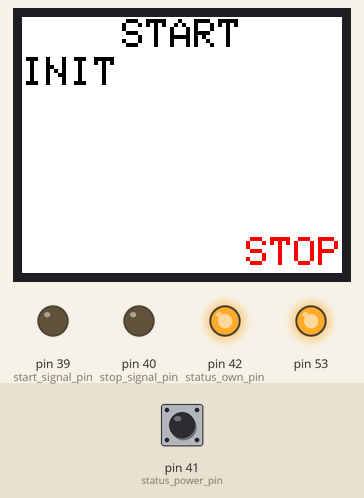
Bench run of a sketch on a simulated Arduino Mega 2560, built with avr-gcc and run on an emulated ATmega2560. Shown: 160×128 colour display, output pins drawn as LEDs (lit = HIGH). Inputs (shaded band) come from the test bench; at power-on: pin 41 (status_power_pin) HIGH. Pins used as bus, display or sensor lines are not drawn.

Above: at 0.1 s.
At 2.3 s:
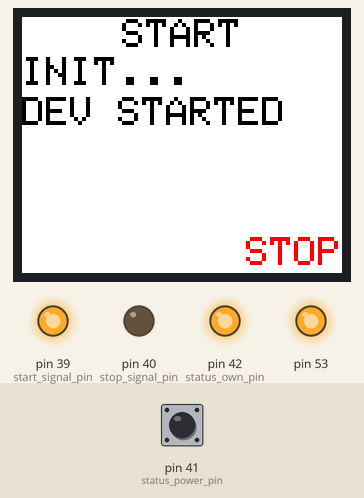
At 7.3 s:
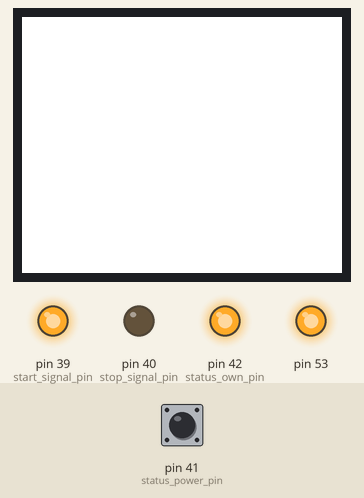
At 12.3 s:
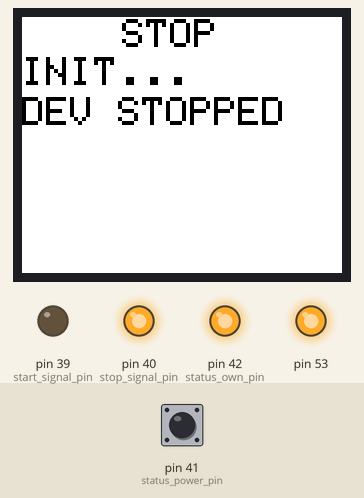
Timing chart, 0 to 39.1 s (numbered marks = the images above):
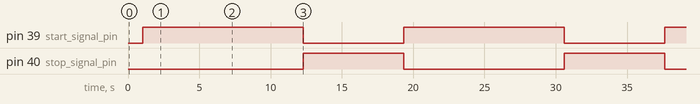

Measured:
- by itself, pin 39 (start_signal_pin): alternates HIGH for 11.2 s and LOW for 7.0 s
- by itself, pin 40 (stop_signal_pin): alternates HIGH for 7.0 s and LOW for 11.2 s
- by itself, everything shown: repeats every 18.3 s, in 12 steps
- what the display in image 1 shows lasts 5.1 s, from 2.2 s to 7.3 s
- what the display in image 2 shows lasts 1.0 s, from 7.3 s to 8.3 s

The sketch:

user_interface.ino
```cpp
/*
Created by:
Sebastian Owarzany
Technical Physics
Faculty of Physics and Applied Computer Science
AGH University of Science and Technology
https://github.com/SebekO
*/
#include <TFT.h>
#include <SPI.h>
#include <Wire.h>
#include <Adafruit_ADS1015.h>
#include "board_settings.h"

void setup()
{
  SPI.begin(); //inicjalizacja SPI
  myScreen.begin(); //wlacz wyswietlacz
  ads.begin(); //inicjalizacja ADCI
  // ads.setGain(GAIN_ONE);   // 1x gain   +/- 4.096V  1 bit = 2mV      0.125mV

  //deklaracja wyjsc:
  pinMode(CS_PIN, OUTPUT); //potencjomentr
  pinMode(start_button_pin, INPUT);
  pinMode(stop_button_pin, INPUT);
  pinMode(start_signal_pin, OUTPUT);
  pinMode(stop_signal_pin, OUTPUT);
  pinMode(status_power_pin, INPUT);
  pinMode(status_own_pin, OUTPUT);
  digitalWrite(start_signal_pin, LOW);
  digitalWrite(stop_signal_pin, LOW);
  digitalWrite(status_own_pin, HIGH);

  myScreen.setTextSize(txtsize); //ustaw czcionke
  myScreen.background(255, 255, 255); //ustaw kolor tla
  myScreen.stroke(0, 0, 0); //ustaw kolor liter
  s[0] = 247; //stopnie

  if((digitalRead(status_power_pin)) == 0){
    myScreen.background(255, 255, 255);
    myScreen.stroke(255, 0, 0);
    myScreen.text("BLAD ", 0, 1);
    myScreen.text("KONTROLERA", 0, 20);
    myScreen.text("ZASILANIA!!!", 0, 40);
    myScreen.stroke(0, 0, 0);
    screen_position = -1;
    delay(1000);
  }
  else{
    //inicjalizacja ekranu startowego:
    myScreen.text("T_o:", 0, 1);
    myScreen.text(s, 138, 1);
    myScreen.text("C", 149, 1);
    myScreen.text("T_b:", 0, 26);
    myScreen.text(s, 138, 26);
    myScreen.text("C", 149, 26);
    myScreen.text("START", 0, 110);
    myScreen.stroke(255, 0, 0);
    myScreen.text("STOP", 112, 110);
    myScreen.stroke(0, 0, 0);
  }
}

void loop()
{
//  if((digitalRead(status_power_pin)) == 0){
//    if(screen_position != -1){
//      myScreen.background(255, 255, 255);
//      myScreen.stroke(255, 0, 0);
//      myScreen.text("BLAD ", 0, 1);
//      myScreen.text("KONTROLERA", 0, 20);
//      myScreen.text("ZASILANIA!!!", 0, 40);
//      myScreen.stroke(0, 0, 0);
//      delay(1000);
//    }
//    screen_position = -1;
//  }
//  else{
//    pomiar();
//    if( digitalRead(start_button_pin) ){
//      start_dev();
//    }
//    if( digitalRead(stop_button_pin) ){
//      stop_dev();
//    }
//  }
  start_dev();
  delay(1000);
  stop_dev();
  delay(1000);
}

void stop_dev()
{
  myScreen.background(255, 255, 255);
  myScreen.text("STOP", 50, 1);
  myScreen.text("INIT", 0, 20);
  delay(1000);

  DigitalPotWrite(BOTH_POT_SEL, BOTH_POT_Dn);

  myScreen.text("INIT.", 0, 20);
  delay(1000);
  myScreen.text("INIT..", 0, 20);
  delay(1000);
  myScreen.text("INIT...", 0, 20);
  delay(1000);
  myScreen.text("DEV STOPPED", 0, 40);

  if(digitalRead(start_signal_pin)){
    digitalWrite(start_signal_pin, LOW);
  }
  digitalWrite(stop_signal_pin, HIGH);
  delay(5000);

  screen_position = -2;
  myScreen.background(255, 255, 255);
}

void start_dev()
{
  myScreen.background(255, 255, 255);
  myScreen.text("START", 50, 1);
  myScreen.text("INIT", 0, 20);
  myScreen.stroke(255, 0, 0);
  myScreen.text("STOP", 112, 110);
  myScreen.stroke(0, 0, 0);
  delay(1000);

  if(digitalRead(stop_signal_pin)){
    digitalWrite(stop_signal_pin, LOW);
  }
  digitalWrite(start_signal_pin, HIGH);

//  if( digitalRead(stop_button_pin) ){
//    digitalWrite(start_signal_pin, LOW);
//    stop_dev();
//  }
  POT0_Dn = 128;
  POT1_Dn = 128;

  myScreen.text("INIT.", 0, 20);
  DigitalPotWrite(POT0_SEL, POT0_Dn);
  delay(load);
  myScreen.text("INIT..", 0, 20);
  DigitalPotWrite(POT1_SEL,POT1_Dn);
  delay(load);
  myScreen.text("INIT...", 0, 20);
  delay(1000);
  myScreen.text("DEV STARTED", 0, 40);
  delay(5000);

  screen_position = 1;
  myScreen.background(255, 255, 255);
}

void pomiar()
{
  int16_t adc0, adc1;

  if(screen_position != 0){
    myScreen.background(255, 255, 255);
    myScreen.text("T_o:", 0, 1);
    myScreen.text(printout1, 50, 1);
    myScreen.text(s, 138, 1);
    myScreen.text("C", 149, 1);
    myScreen.text("T_b:", 0, 26);
    myScreen.text(printout2, 50, 26);
    myScreen.text(s, 138, 26);
    myScreen.text("C", 149, 26);
    myScreen.text("START", 0, 110);
    myScreen.stroke(255, 0, 0);
    myScreen.text("STOP", 112, 110);
    myScreen.stroke(0, 0, 0);
  }

  screen_position = 0;

  adc0 = ads.readADC_SingleEnded(0); //odczyt z termopary O
  digit1 = map(adc0, 0, 1023 , Tmin, Tmax);
  if(digit1_tmp != digit1)
  {
    myScreen.stroke(255, 255, 255);
    myScreen.text(printout1, 50, 1);
    String elapsedVar1 = String(digit1);
    elapsedVar1.toCharArray(printout1,5);
    myScreen.stroke(0, 0 ,0);
    myScreen.text(printout1, 50, 1);
  }
  adc0 = ads.readADC_SingleEnded(0);
  digit1_tmp = map(adc0, 0, 1023 , Tmin, Tmax);

  adc1 = ads.readADC_SingleEnded(1); //odczyt z termopary B
  digit2 = map(adc1, 0, 1023 , Tmin, Tmax);
  if(digit2_tmp != digit2)
  {
    myScreen.stroke(255, 255, 255);
    myScreen.text(printout2, 50, 26);
    String elapsedVar2 = String(digit2);
    elapsedVar2.toCharArray(printout2,5);
    myScreen.stroke(0, 0 ,0);
    myScreen.text(printout2, 50, 26);
  }
  adc1 = ads.readADC_SingleEnded(1);
  digit2_tmp = map(adc1, 0, 1023 , Tmin, Tmax);
}

void DigitalPotWrite(int cmd, int val)
{
  // constrain input value within 0 - 255
  val = constrain(val, 0, 255);
  // set the CS pin to low to select the chip:
  digitalWrite(CS_PIN, LOW);
  // send the command and value via SPI:
  SPI.transfer(cmd);
  SPI.transfer(val);
  // Set the CS pin high to execute the command:
  digitalWrite(CS_PIN, HIGH);
}
```

board_settings.h
```cpp
#define txtsize 2 //rozmiar wyswietlanego tekstu
#define CS   10 //pin wyswietlacza
#define DC   9 //pin wyswietlacza
#define RESET  8 //pin wyswietlacza
#define CS_PIN   3 //pin potencjometru

void pomiar();
void start_dev();
void stop_dev();
void DigitalPotTransfer(int cmd, int value);

Adafruit_ADS1115 ads;
TFT myScreen = TFT(CS, DC, RESET);

//potentiometer select byte
const int POT0_SEL = 0x11;
const int POT1_SEL = 0x12;
const int BOTH_POT_SEL = 0x13;

int start_button_pin = 37;
int stop_button_pin = 38;

int start_signal_pin = 39;
int stop_signal_pin = 40;

int status_power_pin = 41;
int status_own_pin = 42;

char s[] = "  "; //znak specjalny dla stopnie,
int red = 255, gre = 0, blu = 255; //kolor czcionki wybranego elementu

float digit1_tmp = 0;  //pomocniczna zmienna
float digit1 = 0; //termopara blok wodny
float digit2_tmp = 0; //pomocniczna zmienna
float digit2 = 0; //termopara radiator
char printout1[5]; //tablica do przechowywania odczytu
char printout2[5]; //tablica do przechowywania odczytu
int screen_position = 1;
int POT0_Dn = 256;
int POT1_Dn = 256;
int BOTH_POT_Dn = 256;
int Tmin = -20;
int Tmax = 80; //gorny zakres mapowania
int load = 100;
```
